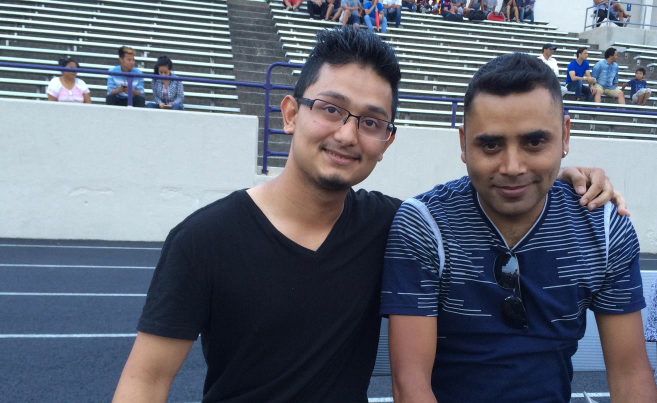
#> input picture facerecog/images/Bibek Subedi/1.jpg, 1314 x 806 px, found by its file name (shown at 1/2 size); its folder holds only this picture in this run
$ python train_face.py
#> lines starting #> are read from the running program, lines starting #| are printed output that depends on the picture
import os
import cv2 as cv
import numpy as np

people = ['Bibek Subedi', 'Bikram', 'Nikhil Upreti', 'Rajesh Hamal']
DIR = r'/Users/bikramsubedi/PycharmProjects/facerecog/images'

face_cascade = cv.CascadeClassifier('haarcascade_frontalface_default.xml')

# [5 lines of commented-out code are left out]

features=[]
labels=[]

def create_train():
    for person in people:

        path = os.path.join(DIR, person)
        label = people.index(person)


        # Go through each images of person from folder
        for img in os.listdir(path):
            img_path = os.path.join(path, img)
            #
            img_array = cv.imread(img_path)
#> img_array is the input picture: shape (806, 1314, 3); mean B, G, R 119.8, 106.3, 99.5

            gray = cv.cvtColor(img_array, cv.COLOR_BGR2GRAY)
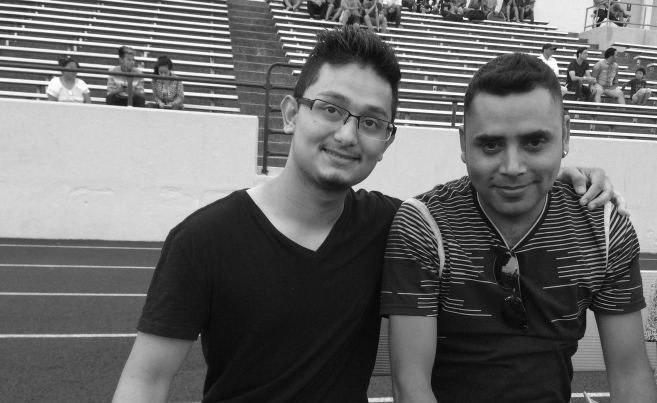
#> gray: shape (806, 1314) (shown at 1/2 size); min 2, max 255, mean 105.8

            faces = face_cascade.detectMultiScale(gray, scaleFactor=1.1, minNeighbors=4)
#> faces = [[573, 139, 235, 235], [902, 196, 246, 246]]
            for x, y, w, h in faces:
                faces_roi = gray[y:y+h, x:x+w]
                features.append(faces_roi)
                labels.append(label)
#> this loop made 2 passes
#> pass 1, in create_train, `faces_roi = gray[y:y+h, x:x+w]`:
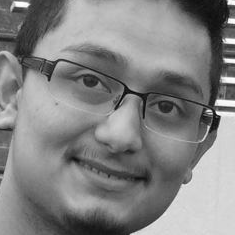
#> faces_roi: shape (235, 235); min 2, max 254, mean 131.4
#> pass 2, in create_train, `faces_roi = gray[y:y+h, x:x+w]`:
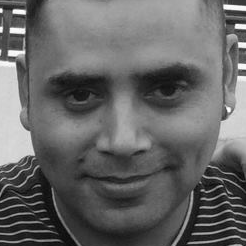
#> faces_roi: shape (246, 246); min 3, max 253, mean 102.1
#> after the loop, features = 2 items; labels = [0, 0]
#> pass 2 of the loop in create_train, `for person in people:`:
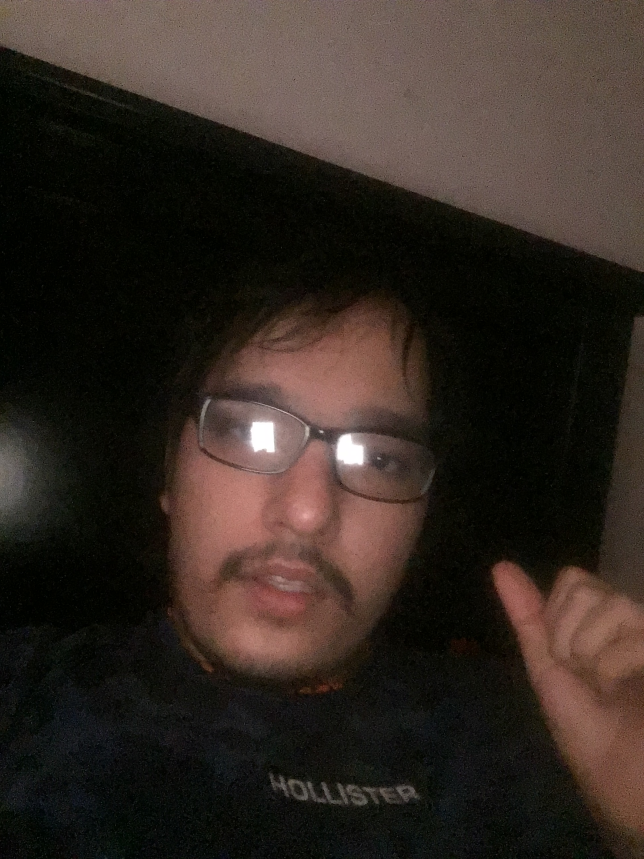
#> input picture facerecog/images/Bikram/1.JPG, 1932 x 2576 px, found by its file name (shown at 1/3 size)
#> in create_train, img_array is the input picture: shape (2576, 1932, 3); mean B, G, R 35.1, 41.5, 51.4
#> gray: shape (2576, 1932)
#> faces = [[1637, 1702, 159, 159], [532, 1703, 170, 170]]
#> the loop in create_train, `for x, y, w, h in faces:` made 2 passes
#> pass 1, in create_train, `faces_roi = gray[y:y+h, x:x+w]`:
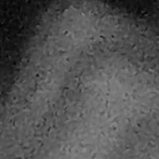
#> faces_roi: shape (159, 159); min 1, max 141, mean 83.2
#> pass 2, in create_train, `faces_roi = gray[y:y+h, x:x+w]`:
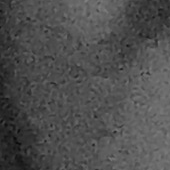
#> faces_roi: shape (170, 170); min 13, max 128, mean 78.3
#> after the loop in create_train, `for x, y, w, h in faces:`: features = 4 items; labels = [0, 0, 1, 1]
    return labels, features

def main():
    labels,features=create_train()
    print("Training Done........")
    features = np.array(features ,dtype="object")
    labels = np.array(labels)

    face_recognizer = cv.face.LBPHFaceRecognizer_create()

    # Train the recognizer on the features list and labels list
    face_recognizer.train(features, labels)
    print(f'Length of the features = {len(features)}')
    print(f'Length of the labels = {len(labels)}')
    face_recognizer.save("face_trained.yml")
    np.save("features.npy", features)
    np.save("labels.npy", labels)


if __name__ == '__main__':
#> (the run stopped early here; a loop or call above may not have finished)
